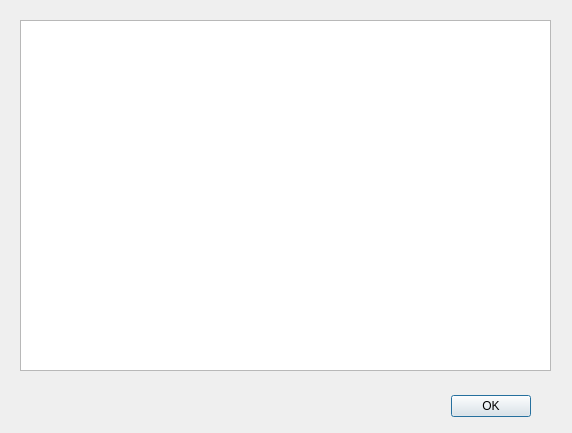
<?xml version="1.0" encoding="UTF-8"?>
<ui version="4.0">
 <class>Dialog</class>
 <widget class="QDialog" name="Dialog">
  <property name="geometry">
   <rect>
    <x>0</x>
    <y>0</y>
    <width>572</width>
    <height>433</height>
   </rect>
  </property>
  <property name="windowTitle">
   <string>Execution preview</string>
  </property>
  <widget class="QDialogButtonBox" name="buttonBox">
   <property name="geometry">
    <rect>
     <x>190</x>
     <y>390</y>
     <width>341</width>
     <height>32</height>
    </rect>
   </property>
   <property name="orientation">
    <enum>Qt::Horizontal</enum>
   </property>
   <property name="standardButtons">
    <set>QDialogButtonBox::Ok</set>
   </property>
  </widget>
  <widget class="QTextEdit" name="textEditCommands">
   <property name="geometry">
    <rect>
     <x>20</x>
     <y>20</y>
     <width>531</width>
     <height>351</height>
    </rect>
   </property>
  </widget>
 </widget>
 <resources/>
 <connections>
  <connection>
   <sender>buttonBox</sender>
   <signal>accepted()</signal>
   <receiver>Dialog</receiver>
   <slot>accept()</slot>
   <hints>
    <hint type="sourcelabel">
     <x>248</x>
     <y>254</y>
    </hint>
    <hint type="destinationlabel">
     <x>157</x>
     <y>274</y>
    </hint>
   </hints>
  </connection>
  <connection>
   <sender>buttonBox</sender>
   <signal>rejected()</signal>
   <receiver>Dialog</receiver>
   <slot>reject()</slot>
   <hints>
    <hint type="sourcelabel">
     <x>316</x>
     <y>260</y>
    </hint>
    <hint type="destinationlabel">
     <x>286</x>
     <y>274</y>
    </hint>
   </hints>
  </connection>
 </connections>
</ui>
